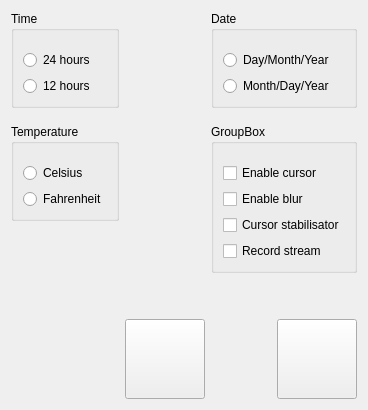
      <widget class="QWidget" name="Settings_Page">
       <layout class="QGridLayout" name="gridLayout_5">
        <item row="1" column="0">
         <widget class="QGroupBox" name="groupBox">
          <property name="sizePolicy">
           <sizepolicy hsizetype="Expanding" vsizetype="Maximum">
            <horstretch>0</horstretch>
            <verstretch>0</verstretch>
           </sizepolicy>
          </property>
          <property name="title">
           <string>Time</string>
          </property>
          <layout class="QVBoxLayout" name="verticalLayout_2">
           <item>
            <layout class="QVBoxLayout" name="verticalLayout">
             <item>
              <spacer name="verticalSpacer_8">
               <property name="orientation">
                <enum>Qt::Vertical</enum>
               </property>
               <property name="sizeType">
                <enum>QSizePolicy::Maximum</enum>
               </property>
               <property name="sizeHint" stdset="0">
                <size>
                 <width>20</width>
                 <height>10</height>
                </size>
               </property>
              </spacer>
             </item>
             <item>
              <widget class="QRadioButton" name="radioTimeEU">
               <property name="text">
                <string>24 hours</string>
               </property>
              </widget>
             </item>
             <item>
              <widget class="QRadioButton" name="radioTimeAM">
               <property name="text">
                <string>12 hours</string>
               </property>
              </widget>
             </item>
            </layout>
           </item>
          </layout>
         </widget>
        </item>
        <item row="3" column="0">
         <widget class="QGroupBox" name="groupBox_3">
          <property name="sizePolicy">
           <sizepolicy hsizetype="Expanding" vsizetype="Maximum">
            <horstretch>0</horstretch>
            <verstretch>0</verstretch>
           </sizepolicy>
          </property>
          <property name="title">
           <string>Temperature</string>
          </property>
          <layout class="QVBoxLayout" name="verticalLayout_6">
           <item>
            <layout class="QVBoxLayout" name="verticalLayout_5">
             <item>
              <spacer name="verticalSpacer_11">
               <property name="orientation">
                <enum>Qt::Vertical</enum>
               </property>
               <property name="sizeType">
                <enum>QSizePolicy::Maximum</enum>
               </property>
               <property name="sizeHint" stdset="0">
                <size>
                 <width>20</width>
                 <height>10</height>
                </size>
               </property>
              </spacer>
             </item>
             <item>
              <widget class="QRadioButton" name="radioTempC">
               <property name="text">
                <string>Celsius</string>
               </property>
              </widget>
             </item>
             <item>
              <widget class="QRadioButton" name="radioTempF">
               <property name="text">
                <string>Fahrenheit</string>
               </property>
              </widget>
             </item>
            </layout>
           </item>
          </layout>
         </widget>
        </item>
        <item row="1" column="3">
         <widget class="QGroupBox" name="groupBox_2">
          <property name="sizePolicy">
           <sizepolicy hsizetype="Expanding" vsizetype="Maximum">
            <horstretch>0</horstretch>
            <verstretch>0</verstretch>
           </sizepolicy>
          </property>
          <property name="title">
           <string>Date</string>
          </property>
          <layout class="QVBoxLayout" name="verticalLayout_4">
           <item>
            <spacer name="verticalSpacer_9">
             <property name="orientation">
              <enum>Qt::Vertical</enum>
             </property>
             <property name="sizeType">
              <enum>QSizePolicy::Maximum</enum>
             </property>
             <property name="sizeHint" stdset="0">
              <size>
               <width>10</width>
               <height>10</height>
              </size>
             </property>
            </spacer>
           </item>
           <item>
            <layout class="QVBoxLayout" name="verticalLayout_3">
             <item>
              <widget class="QRadioButton" name="radioDateEU">
               <property name="text">
                <string>Day/Month/Year</string>
               </property>
              </widget>
             </item>
             <item>
              <widget class="QRadioButton" name="radioDateAM">
               <property name="text">
                <string>Month/Day/Year</string>
               </property>
              </widget>
             </item>
            </layout>
           </item>
          </layout>
         </widget>
        </item>
        <item row="6" column="1">
         <widget class="QPushButton" name="btnReturnMenu4">
          <property name="sizePolicy">
           <sizepolicy hsizetype="Maximum" vsizetype="Maximum">
            <horstretch>0</horstretch>
            <verstretch>0</verstretch>
           </sizepolicy>
          </property>
          <property name="minimumSize">
           <size>
            <width>80</width>
            <height>80</height>
           </size>
          </property>
          <property name="maximumSize">
           <size>
            <width>80</width>
            <height>80</height>
           </size>
          </property>
          <property name="text">
           <string/>
          </property>
         </widget>
        </item>
        <item row="6" column="3">
         <widget class="QPushButton" name="btnSave">
          <property name="sizePolicy">
           <sizepolicy hsizetype="Maximum" vsizetype="Maximum">
            <horstretch>0</horstretch>
            <verstretch>0</verstretch>
           </sizepolicy>
          </property>
          <property name="minimumSize">
           <size>
            <width>80</width>
            <height>80</height>
           </size>
          </property>
          <property name="maximumSize">
           <size>
            <width>80</width>
            <height>80</height>
           </size>
          </property>
          <property name="layoutDirection">
           <enum>Qt::RightToLeft</enum>
          </property>
          <property name="text">
           <string/>
          </property>
         </widget>
        </item>
        <item row="5" column="1">
         <spacer name="verticalSpacer_7">
          <property name="orientation">
           <enum>Qt::Vertical</enum>
          </property>
          <property name="sizeHint" stdset="0">
           <size>
            <width>20</width>
            <height>40</height>
           </size>
          </property>
         </spacer>
        </item>
        <item row="2" column="0">
         <spacer name="verticalSpacer_10">
          <property name="orientation">
           <enum>Qt::Vertical</enum>
          </property>
          <property name="sizeType">
           <enum>QSizePolicy::Maximum</enum>
          </property>
          <property name="sizeHint" stdset="0">
           <size>
            <width>20</width>
            <height>10</height>
           </size>
          </property>
         </spacer>
        </item>
        <item row="3" column="3" rowspan="2">
         <widget class="QGroupBox" name="groupBox_4">
          <property name="title">
           <string>GroupBox</string>
          </property>
          <layout class="QVBoxLayout" name="verticalLayout_8">
           <item>
            <layout class="QVBoxLayout" name="verticalLayout_7">
             <item>
              <spacer name="verticalSpacer_13">
               <property name="orientation">
                <enum>Qt::Vertical</enum>
               </property>
               <property name="sizeType">
                <enum>QSizePolicy::Maximum</enum>
               </property>
               <property name="sizeHint" stdset="0">
                <size>
                 <width>20</width>
                 <height>10</height>
                </size>
               </property>
              </spacer>
             </item>
             <item>
              <widget class="QCheckBox" name="checkCVCursor">
               <property name="sizePolicy">
                <sizepolicy hsizetype="Maximum" vsizetype="Maximum">
                 <horstretch>0</horstretch>
                 <verstretch>0</verstretch>
                </sizepolicy>
               </property>
               <property name="text">
                <string>Enable cursor</string>
               </property>
              </widget>
             </item>
             <item>
              <widget class="QCheckBox" name="checkCVBlur">
               <property name="text">
                <string>Enable blur</string>
               </property>
              </widget>
             </item>
             <item>
              <widget class="QCheckBox" name="checkCVStabilisator">
               <property name="text">
                <string>Cursor stabilisator</string>
               </property>
              </widget>
             </item>
             <item>
              <widget class="QCheckBox" name="checkCVRecord">
               <property name="text">
                <string>Record stream</string>
               </property>
              </widget>
             </item>
            </layout>
           </item>
          </layout>
         </widget>
        </item>
       </layout>
      </widget>
